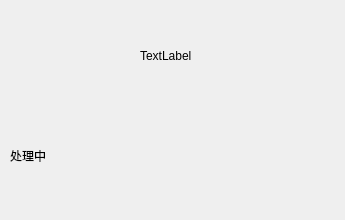
<?xml version="1.0" encoding="UTF-8"?>
<ui version="4.0">
 <class>LoadingForm</class>
 <widget class="QWidget" name="LoadingForm">
  <property name="geometry">
   <rect>
    <x>0</x>
    <y>0</y>
    <width>345</width>
    <height>220</height>
   </rect>
  </property>
  <property name="windowTitle">
   <string>拼命处理中</string>
  </property>
  <widget class="QLabel" name="imageLabel">
   <property name="geometry">
    <rect>
     <x>140</x>
     <y>30</y>
     <width>72</width>
     <height>51</height>
    </rect>
   </property>
   <property name="frameShadow">
    <enum>QFrame::Raised</enum>
   </property>
   <property name="text">
    <string>TextLabel</string>
   </property>
  </widget>
  <widget class="QLabel" name="textLabel">
   <property name="geometry">
    <rect>
     <x>10</x>
     <y>140</y>
     <width>321</width>
     <height>31</height>
    </rect>
   </property>
   <property name="text">
    <string>处理中</string>
   </property>
  </widget>
 </widget>
 <resources/>
 <connections/>
</ui>
